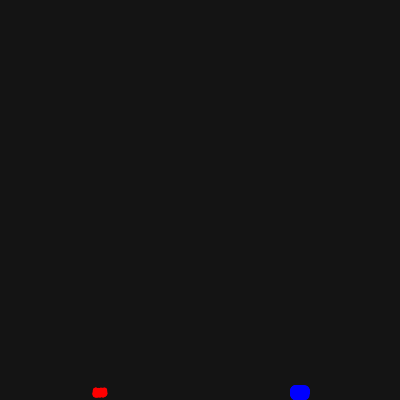
Frame 1 (no input)
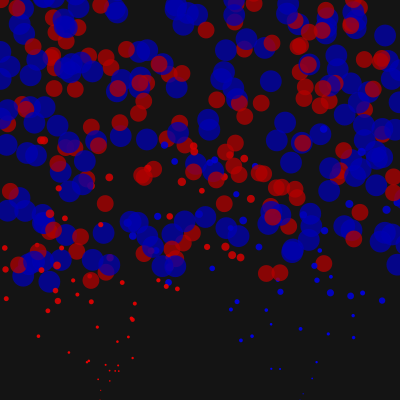
Frame 60 (the mouse pressed at the canvas centre just before this capture)
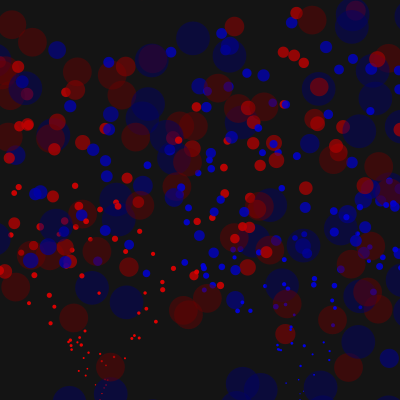
Frame 120 (the mouse held since frame 60 and released just before this capture)

The Processing sketch that drew these frames (run headless with seeded random() and noise(); from frame 60 on, the mouse is pressed at the canvas centre):

// Processing sketch: processing_41577
// ── processing_41577.pde

//Red & Blue Fireworks Finale
//Miles Thomas


int numParticles = 400; //Enough particles for a "finale"
GenParticle[] p = new GenParticle[numParticles];

void setup() {
  size(400, 400);
  smooth();
  noStroke();
  for (int i=0; i<p.length; i++) {
    float velX = random(-5, 5);
    float velY = random(-10, -5);

    if (random(10) > 5) {
//blue fire starts on the right
      p[i] = new bFireParticle(300, 400, velX, velY, 10.0, 300, 400);
    }
    else {
//red fire starts on the right
      p[i] = new rFireParticle(100, 400, velX, velY, 5.0, 100, 400);
    }
  }
}
//Black background and update
void draw() {
  fill(20);
  rect(0, 0, width, height);
  for (int i=0; i<p.length; i++) {
    p[i].update();
    p[i].regenerate();
    p[i].display();
  }
}

class bFireParticle extends GenParticle {
  float age;

  bFireParticle(float xIn, float yIn, float vxIn, float vyIn, float r, float ox, float oy) {
    super(xIn, yIn, vxIn, vyIn, r, ox, oy);
    age = 0;
  }

  void display() {
    
   //makes ellipses fade or "burn out"
    color c = lerpColor(color(0, 0, 255), color(0, 0, 2,20), age * 0.005);
    fill(c);
    ellipse(x, y, radius, radius);
    radius+=0.20;
    age++;
  }


//resets origin to continue redrawing
  void regenerate() {
    if ((x > width + radius) || (x < -radius) ||
      (y > height + radius) || (y < -radius)) {
      x = originX;
      y = originY;
      vx = random(-5, 5);
      vy = random(-10, -5);
      radius = 1.0;
      age = 0;
    }
  }
}

class rFireParticle extends GenParticle {
  float age;

  rFireParticle(float xIn, float yIn, float vxIn, float vyIn, float r, float ox, float oy) {
    super(xIn, yIn, vxIn, vyIn, r, ox, oy);
    age = 0;
  }

  void display() {
//makes ellipses fade or "burn out"
    color c = lerpColor(color(255, 0, 0), color(2, 0, 0,20), age * 0.005);
    fill(c);
    ellipse(x, y, radius, radius);
    radius+=0.20;
    age++;
  }

  void regenerate() {
    if ((x > width + radius) || (x < -radius) ||
      (y > height + radius) || (y < -radius)) {
      x = originX;
      y = originY;
      vx = random(-5, 5);
      vy = random(-10, -5);
      radius = 1.0;
      age = 0;
    }
  }
}


class GenParticle extends Particle {
  float originX, originY;

  GenParticle(float xIn, float yIn, float vxIn, float vyIn, float r, float ox, float oy) {
    super(xIn, yIn, vxIn, vyIn, r);
    originX = ox;
    originY = oy;
  }
  
  void regenerate() {
    if ((x > width + radius) || (x < -radius) ||
      (y > height + radius) || (y < -radius)) {
      x = originX;
      y = originY;
      vx = random(-1.0, 1.0);
      vy = random(-4.0, -2.0);
    }
  }
}


class Particle {
  float x, y; // The x- and y-coordinates
  float vx, vy; // The x- and y-velocities
  float radius; // Particle radius
  float gravity = 0.1;

  Particle(float xpos, float ypos, float velx, float vely, float r) {
    x = xpos;
    y = ypos;
    vx = velx;
    vy = vely;
    radius = r;
  }

  void update() {
    vy = vy + gravity;
    y += vy;
    x += vx;
  }

  void display() {
    ellipse(x, y, radius*2, radius*2);
  }
}
